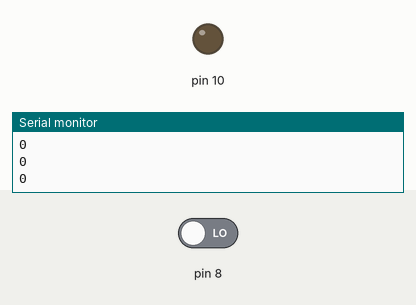
Bench run of a sketch on a simulated Arduino Uno, built with avr-gcc and run on an emulated ATmega328P. Shown: output pins drawn as LEDs (lit = HIGH), the last lines printed to the serial monitor. The inputs (shaded band) are chosen by the test bench; at power-on: pin 8 LOW.

Above: at 1.2 s.
1.3 s: pin 8 driven HIGH
At 1.9 s:
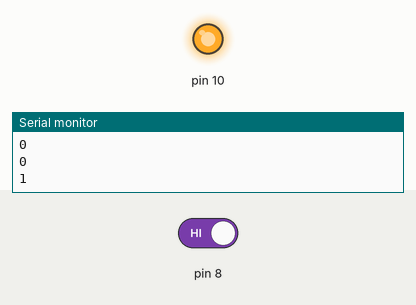
2.8 s: pin 8 driven LOW
At 3.6 s:
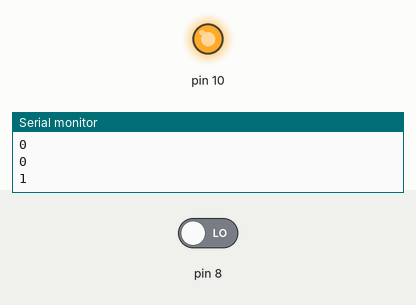
Timing chart, 0 to 5.8 s (numbered marks = the images above; inputs shaded):
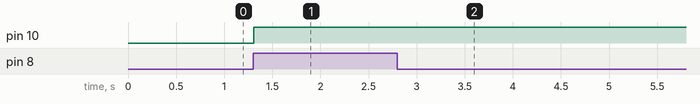

Measured:
- after the input at 1.3 s, pin 10: LOW → HIGH at once
- after the input at 2.8 s, pin 10: stays HIGH (without the input it goes to LOW after 1.5 s)

The sketch:

pushbutton1.ino
```cpp
int state=0;
void setup()
{
  Serial.begin(9600);
  pinMode(10,OUTPUT);
  pinMode(8,INPUT);
}

void loop()
{
  int a = digitalRead(8);
  Serial.println(a);
  if(a==1)
  {    if(state==0)
    {
      state=1;
      digitalWrite(10,1);
      delay(3000);   }
    else if(state==1)
    {
      state=0;
      digitalWrite(10,0);
      delay(3000);
    }
  }
}
```
